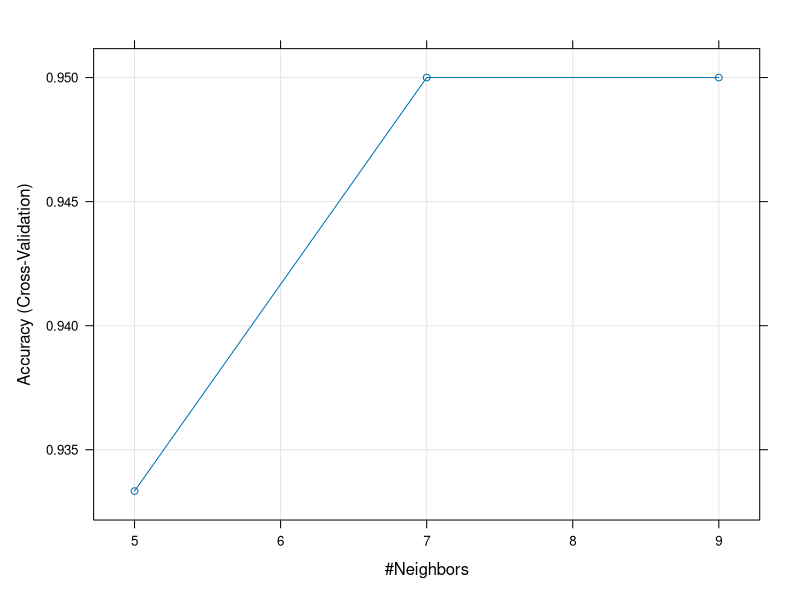
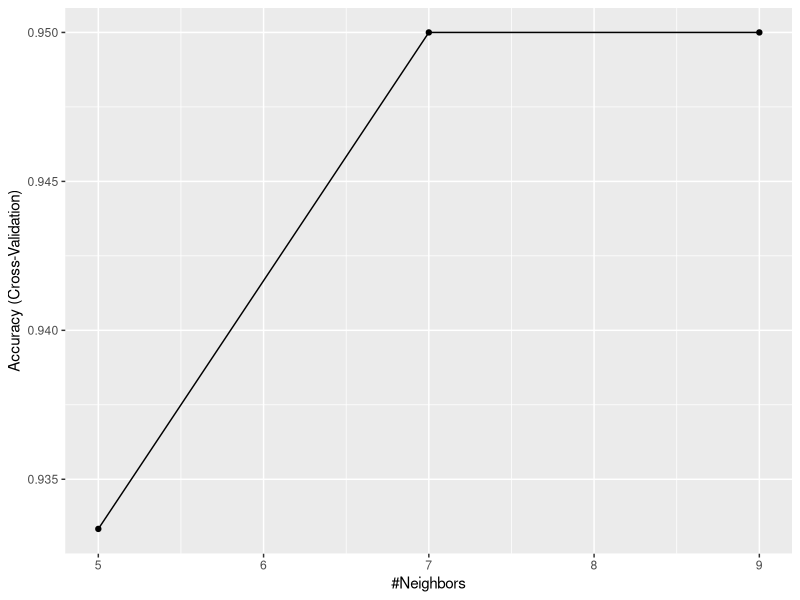

Here is the R script that generated these plots, in order:
library(caret)

# Partition data into Train (80%) and Test (20%) sets
trainIndex <- createDataPartition(iris$Species, p=0.80, list=FALSE)
irisTrain <- iris[ trainIndex,]
irisTest  <- iris[-trainIndex,]


#Train knn using cross validation
set.seed(101)
knnFit1 <- train(Species~., irisTrain,
                 method = "knn",
                 preProcess = c("center", "scale"),
                 trControl = trainControl(method = "cv", number =10))


knnFit1

plot(knnFit1)

ggplot(knnFit1)

predictions <- predict(knnFit1, irisTest)
confusionMatrix(predictions, irisTest$Species)
